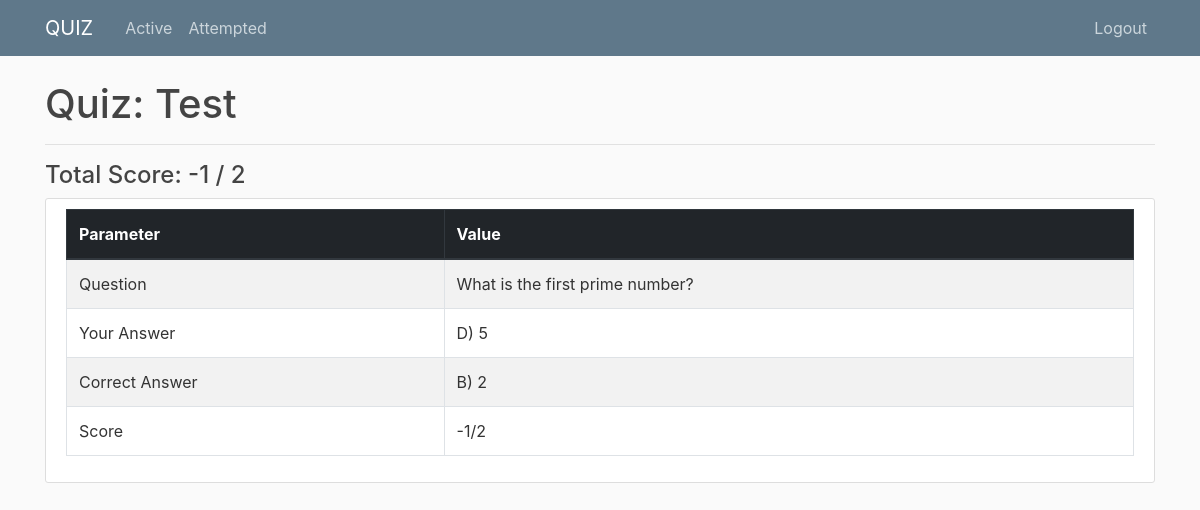
/attempt/27/result/ (signed in), run on the app's committed database.
### quiz/models.py (models this page shows, shortened)
class Questionaire(models.Model):
    title = models.CharField(max_length=100)
    description = models.CharField(max_length=500, blank=True)
    author = models.ForeignKey(User, on_delete=models.CASCADE)
    private = models.BooleanField(default=False)
    PIN = models.PositiveIntegerField(default=0)

class Response(models.Model):
    question = models.ForeignKey(Question, on_delete=models.CASCADE)
    user = models.ForeignKey(User, on_delete=models.CASCADE)
    def get_score(self):
        if self.question.check_answer(self.TypedResponse.answer):
            return self.question.reward
        else:
            return -self.question.penalty
    def description_dict(self):
        d = {}
        d['Question'] = self.question.question
        d['Your Answer'] = self.TypedResponse.answer
        d['Correct Answer'] = self.question.TypedQuestion.answer
        d['Score'] = f'{self.get_score()}/{self.question.reward}'
        return d
    @property
    def TypedResponse(self):
        try:
            return self.multiplechoiceresponse
        except MultipleChoiceResponse.DoesNotExist:
            pass

class MultipleChoiceResponse(Response):
    answer = models.CharField(max_length=1, choices=MCQ_TYPE_CHOICES)
    def description_dict(self):
        d = super().description_dict()
        d['Your Answer'] = f"{self.answer}) {self.question.TypedQuestion.get_option(self.answer)} "
        d['Correct Answer'] = f"{self.question.TypedQuestion.answer}) {self.question.TypedQuestion.get_option(self.question.TypedQuestion.answer)}"
        return d

class Question(models.Model):
    questionaire = models.ForeignKey(Questionaire, on_delete=models.CASCADE)
    question = models.CharField(max_length=500)
    reward = models.PositiveIntegerField(default=0)
    penalty = models.PositiveIntegerField(default=0)
    def check_answer(self, answer):
        return self.TypedQuestion.answer == answer
    @property
    def TypedQuestion(self):
        try:
            return self.multiplechoicequestion
        except MultipleChoiceQuestion.DoesNotExist:
            pass

### quiz/views.py (the view)
# urls.py: path('attempt/<int:pk>/result/', views.quiz_result, name='quiz-result'),
@login_required
def quiz_result(request, pk):
    if request.user.quizuser.user_type != 'QT':
        raise PermissionDenied
    if pk not in [q.pk for q in get_answered_quizzes(request.user)]:
        raise PermissionDenied
    quiz = Questionaire.objects.get(pk=pk)
    responses = Response.objects.filter(
        question__questionaire=quiz, user=request.user)
    responses = [r.TypedResponse for r in responses]
    context = {
        'responses': responses,
        'quiz': quiz,
        'score': sum([r.get_score() for r in responses]),
        'total': sum([r.question.reward for r in responses])
    }
    return render(request, 'quiz/quiz_result.html', context)

### quiz/models.py (called while the page is built)
    def get_option(self, option):
        if option == 'A':
            return self.option_A
        elif option == 'B':
            return self.option_B
        elif option == 'C':
            return self.option_C
        elif option == 'D':
            return self.option_D
        else:
            raise ValueError('Invalid option')

### quiz/views.py (called while the page is built)
def get_answered_quizzes(user):
    answered_questions = user.response_set.all()
    answered_quizzes_id = set(
        [q.question.questionaire.pk for q in answered_questions])
    return [Questionaire.objects.get(pk=q) for q in answered_quizzes_id]

### quiz/templates/quiz/quiz_result.html (shortened to what this page needs)
{% extends "quiz/base.html" %}
{% block content %}
<h1>Quiz: {{ quiz.title }}</h1>
<hr>
<h4>Total Score: {{score}} / {{total}}</h4>
{% for response in responses %}
<article class="media content-section">
    <div class="media-body">
        <div class="table-responsive">
            <table class="table table-hover table-bordered table-striped">
                <thead class="thead-dark">
                    <tr>
                        <th scope="col">Parameter</th>
                        <th scope="col">Value</th>
                    </tr>
                </thead>
                <tbody>
                    {% for p,v in response.description_dict.items %}
                    <tr>
                        <td>{{ p }}</td>
                        <td>{{ v }}</td>
                    </tr>
                    {% endfor %}
                </tbody>
            </table>
        </div>
    </div>
</article>
{% endfor %}
{% endblock content %}

### quiz/static/quiz/main.css (style rules this page uses)
body { background: #fafafa; color: #333333; margin-top: 5rem; }
h1, h2, h3, h4, h5, h6 { color: #444444; }
.content-section { background: #ffffff; padding: 10px 20px; border: 1px solid #dddddd; border-radius: 3px; margin-bottom: 20px; }

### data on the page
Questionaire: title "Test"
MultipleChoiceResponse: description_dict "Question" "Your Answer" "Correct Answer" "Score", description_dict "D) 5" "B) 2" "-1/2"
Question: description_dict "What is the first prime number?"

### other printed values
{{ score }} "-1"
{{ total }} "2"
